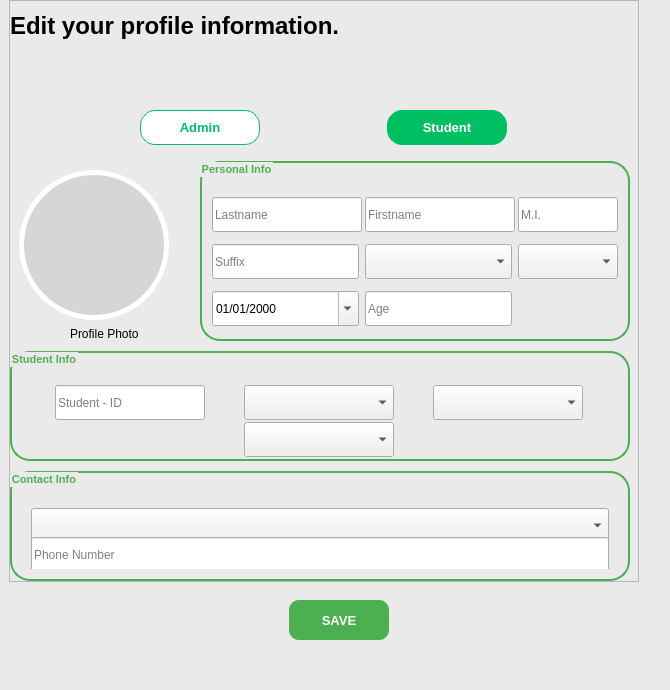
<?xml version="1.0" encoding="UTF-8"?>
<ui version="4.0">
 <class>Dialog</class>
 <widget class="QDialog" name="Dialog">
  <property name="geometry">
   <rect>
    <x>0</x>
    <y>0</y>
    <width>670</width>
    <height>690</height>
   </rect>
  </property>
  <property name="minimumSize">
   <size>
    <width>670</width>
    <height>690</height>
   </size>
  </property>
  <property name="maximumSize">
   <size>
    <width>670</width>
    <height>690</height>
   </size>
  </property>
  <property name="windowTitle">
   <string>Update Profile</string>
  </property>
  <property name="windowIcon">
   <iconset resource="res.qrc">
    <normaloff>:/images/Screenshot 2025-11-16 184411.png</normaloff>:/images/Screenshot 2025-11-16 184411.png</iconset>
  </property>
  <property name="modal">
   <bool>false</bool>
  </property>
  <layout class="QVBoxLayout" name="verticalLayout">
   <property name="spacing">
    <number>0</number>
   </property>
   <property name="leftMargin">
    <number>0</number>
   </property>
   <property name="topMargin">
    <number>0</number>
   </property>
   <property name="rightMargin">
    <number>0</number>
   </property>
   <property name="bottomMargin">
    <number>0</number>
   </property>
   <item>
    <widget class="QWidget" name="widget_4" native="true">
     <property name="minimumSize">
      <size>
       <width>0</width>
       <height>0</height>
      </size>
     </property>
     <property name="styleSheet">
      <string notr="true">#widget_4{
	background-color: rgb(234, 234, 234);
}</string>
     </property>
     <layout class="QVBoxLayout" name="verticalLayout_5">
      <property name="spacing">
       <number>0</number>
      </property>
      <property name="topMargin">
       <number>0</number>
      </property>
      <property name="rightMargin">
       <number>0</number>
      </property>
      <property name="bottomMargin">
       <number>0</number>
      </property>
      <item alignment="Qt::AlignTop">
       <widget class="QFrame" name="frame">
        <property name="minimumSize">
         <size>
          <width>0</width>
          <height>550</height>
         </size>
        </property>
        <property name="maximumSize">
         <size>
          <width>630</width>
          <height>600</height>
         </size>
        </property>
        <property name="layoutDirection">
         <enum>Qt::LeftToRight</enum>
        </property>
        <property name="styleSheet">
         <string notr="true"/>
        </property>
        <property name="frameShape">
         <enum>QFrame::StyledPanel</enum>
        </property>
        <property name="frameShadow">
         <enum>QFrame::Raised</enum>
        </property>
        <layout class="QVBoxLayout" name="verticalLayout_2">
         <property name="spacing">
          <number>10</number>
         </property>
         <property name="leftMargin">
          <number>0</number>
         </property>
         <property name="topMargin">
          <number>0</number>
         </property>
         <property name="rightMargin">
          <number>0</number>
         </property>
         <property name="bottomMargin">
          <number>0</number>
         </property>
         <item alignment="Qt::AlignTop">
          <widget class="QLabel" name="Title">
           <property name="minimumSize">
            <size>
             <width>0</width>
             <height>50</height>
            </size>
           </property>
           <property name="maximumSize">
            <size>
             <width>16777215</width>
             <height>90</height>
            </size>
           </property>
           <property name="font">
            <font>
             <pointsize>18</pointsize>
             <weight>75</weight>
             <bold>true</bold>
            </font>
           </property>
           <property name="text">
            <string>Edit your profile information.</string>
           </property>
          </widget>
         </item>
         <item>
          <spacer name="verticalSpacer_3">
           <property name="orientation">
            <enum>Qt::Vertical</enum>
           </property>
           <property name="sizeHint" stdset="0">
            <size>
             <width>20</width>
             <height>40</height>
            </size>
           </property>
          </spacer>
         </item>
         <item>
          <widget class="QWidget" name="widget_5" native="true">
           <property name="minimumSize">
            <size>
             <width>0</width>
             <height>50</height>
            </size>
           </property>
           <property name="maximumSize">
            <size>
             <width>16777215</width>
             <height>50</height>
            </size>
           </property>
           <property name="styleSheet">
            <string notr="true">QPushButton {
    background-color: white;
    border: 1px solid rgb(0, 191, 99);
	color: rgb(0, 191, 99);
    border-radius: 15px;
}

QPushButton:hover {
    background-color: rgb(235, 255, 245);
}

QPushButton:checked {
    background-color: rgb(0, 191, 99);
	color: #ffffff;
}</string>
           </property>
           <layout class="QHBoxLayout" name="horizontalLayout_2">
            <item>
             <widget class="QPushButton" name="adminbtn">
              <property name="minimumSize">
               <size>
                <width>120</width>
                <height>35</height>
               </size>
              </property>
              <property name="maximumSize">
               <size>
                <width>120</width>
                <height>35</height>
               </size>
              </property>
              <property name="font">
               <font>
                <pointsize>10</pointsize>
                <weight>75</weight>
                <bold>true</bold>
               </font>
              </property>
              <property name="text">
               <string>Admin</string>
              </property>
              <property name="icon">
               <iconset resource="res.qrc">
                <normaloff>:/images/administrator.png</normaloff>
                <normalon>:/images/administrator (1).png</normalon>:/images/administrator.png</iconset>
              </property>
              <property name="checkable">
               <bool>true</bool>
              </property>
              <property name="checked">
               <bool>false</bool>
              </property>
              <property name="autoExclusive">
               <bool>true</bool>
              </property>
             </widget>
            </item>
            <item>
             <widget class="QPushButton" name="studentbtn">
              <property name="minimumSize">
               <size>
                <width>120</width>
                <height>35</height>
               </size>
              </property>
              <property name="maximumSize">
               <size>
                <width>120</width>
                <height>35</height>
               </size>
              </property>
              <property name="font">
               <font>
                <pointsize>10</pointsize>
                <weight>75</weight>
                <bold>true</bold>
               </font>
              </property>
              <property name="text">
               <string>Student</string>
              </property>
              <property name="icon">
               <iconset resource="res.qrc">
                <normaloff>:/images/student.png</normaloff>
                <normalon>:/images/student (1).png</normalon>:/images/student.png</iconset>
              </property>
              <property name="checkable">
               <bool>true</bool>
              </property>
              <property name="checked">
               <bool>true</bool>
              </property>
              <property name="autoExclusive">
               <bool>true</bool>
              </property>
             </widget>
            </item>
           </layout>
          </widget>
         </item>
         <item>
          <widget class="QWidget" name="widget_2" native="true">
           <property name="minimumSize">
            <size>
             <width>620</width>
             <height>180</height>
            </size>
           </property>
           <property name="maximumSize">
            <size>
             <width>620</width>
             <height>180</height>
            </size>
           </property>
           <layout class="QGridLayout" name="gridLayout">
            <property name="leftMargin">
             <number>0</number>
            </property>
            <property name="topMargin">
             <number>0</number>
            </property>
            <property name="rightMargin">
             <number>0</number>
            </property>
            <property name="bottomMargin">
             <number>0</number>
            </property>
            <property name="spacing">
             <number>0</number>
            </property>
            <item row="0" column="0">
             <widget class="QWidget" name="widget_6" native="true">
              <property name="minimumSize">
               <size>
                <width>0</width>
                <height>190</height>
               </size>
              </property>
              <property name="maximumSize">
               <size>
                <width>16777215</width>
                <height>190</height>
               </size>
              </property>
              <layout class="QVBoxLayout" name="verticalLayout_3">
               <item>
                <widget class="QLabel" name="profilephoto">
                 <property name="minimumSize">
                  <size>
                   <width>150</width>
                   <height>150</height>
                  </size>
                 </property>
                 <property name="maximumSize">
                  <size>
                   <width>150</width>
                   <height>150</height>
                  </size>
                 </property>
                 <property name="styleSheet">
                  <string notr="true">border-radius: 75px;
background-color: rgb(214, 214, 214);
border: 5px solid white;
</string>
                 </property>
                 <property name="text">
                  <string/>
                 </property>
                 <property name="pixmap">
                  <pixmap resource="res.qrc">:/images/profilephoto.png</pixmap>
                 </property>
                 <property name="scaledContents">
                  <bool>true</bool>
                 </property>
                </widget>
               </item>
               <item alignment="Qt::AlignHCenter">
                <widget class="QLabel" name="label_4">
                 <property name="minimumSize">
                  <size>
                   <width>0</width>
                   <height>16</height>
                  </size>
                 </property>
                 <property name="maximumSize">
                  <size>
                   <width>16777215</width>
                   <height>16</height>
                  </size>
                 </property>
                 <property name="text">
                  <string>Profile Photo</string>
                 </property>
                </widget>
               </item>
              </layout>
             </widget>
            </item>
            <item row="0" column="1">
             <widget class="QGroupBox" name="personalinfo">
              <property name="minimumSize">
               <size>
                <width>0</width>
                <height>160</height>
               </size>
              </property>
              <property name="maximumSize">
               <size>
                <width>430</width>
                <height>16777215</height>
               </size>
              </property>
              <property name="font">
               <font>
                <pointsize>8</pointsize>
                <weight>75</weight>
                <bold>true</bold>
               </font>
              </property>
              <property name="styleSheet">
               <string notr="true">QGroupBox
{
border: 2px solid rgb(76, 175, 80);
color: rgb(76, 175, 80);
border-radius:20px;

}

QLineEdit {
border radius: 20px;
}</string>
              </property>
              <property name="title">
               <string>Personal Info</string>
              </property>
              <layout class="QGridLayout" name="gridLayout_2">
               <property name="topMargin">
                <number>15</number>
               </property>
               <property name="verticalSpacing">
                <number>10</number>
               </property>
               <item row="4" column="0">
                <widget class="QDateEdit" name="birthday">
                 <property name="minimumSize">
                  <size>
                   <width>0</width>
                   <height>35</height>
                  </size>
                 </property>
                 <property name="maximumSize">
                  <size>
                   <width>16777215</width>
                   <height>35</height>
                  </size>
                 </property>
                 <property name="displayFormat">
                  <string>MM/dd/yyyy</string>
                 </property>
                 <property name="calendarPopup">
                  <bool>true</bool>
                 </property>
                </widget>
               </item>
               <item row="0" column="0">
                <widget class="QLineEdit" name="lastname">
                 <property name="minimumSize">
                  <size>
                   <width>150</width>
                   <height>35</height>
                  </size>
                 </property>
                 <property name="maximumSize">
                  <size>
                   <width>200</width>
                   <height>35</height>
                  </size>
                 </property>
                 <property name="placeholderText">
                  <string>Lastname</string>
                 </property>
                </widget>
               </item>
               <item row="0" column="1">
                <widget class="QLineEdit" name="firstname">
                 <property name="minimumSize">
                  <size>
                   <width>150</width>
                   <height>35</height>
                  </size>
                 </property>
                 <property name="maximumSize">
                  <size>
                   <width>200</width>
                   <height>35</height>
                  </size>
                 </property>
                 <property name="placeholderText">
                  <string>Firstname</string>
                 </property>
                </widget>
               </item>
               <item row="0" column="2">
                <widget class="QLineEdit" name="mi">
                 <property name="minimumSize">
                  <size>
                   <width>100</width>
                   <height>35</height>
                  </size>
                 </property>
                 <property name="maximumSize">
                  <size>
                   <width>16777215</width>
                   <height>35</height>
                  </size>
                 </property>
                 <property name="placeholderText">
                  <string>M.I.</string>
                 </property>
                </widget>
               </item>
               <item row="1" column="0">
                <widget class="QLineEdit" name="suffix">
                 <property name="minimumSize">
                  <size>
                   <width>0</width>
                   <height>35</height>
                  </size>
                 </property>
                 <property name="maximumSize">
                  <size>
                   <width>16777215</width>
                   <height>35</height>
                  </size>
                 </property>
                 <property name="placeholderText">
                  <string>Suffix</string>
                 </property>
                </widget>
               </item>
               <item row="1" column="1">
                <widget class="QComboBox" name="civilstatus">
                 <property name="minimumSize">
                  <size>
                   <width>0</width>
                   <height>35</height>
                  </size>
                 </property>
                 <property name="maximumSize">
                  <size>
                   <width>16777215</width>
                   <height>35</height>
                  </size>
                 </property>
                 <property name="editable">
                  <bool>false</bool>
                 </property>
                 <property name="currentText">
                  <string/>
                 </property>
                 <property name="currentIndex">
                  <number>-1</number>
                 </property>
                </widget>
               </item>
               <item row="1" column="2">
                <widget class="QComboBox" name="sex">
                 <property name="minimumSize">
                  <size>
                   <width>0</width>
                   <height>35</height>
                  </size>
                 </property>
                 <property name="maximumSize">
                  <size>
                   <width>16777215</width>
                   <height>35</height>
                  </size>
                 </property>
                </widget>
               </item>
               <item row="4" column="1">
                <widget class="QLineEdit" name="age">
                 <property name="minimumSize">
                  <size>
                   <width>0</width>
                   <height>35</height>
                  </size>
                 </property>
                 <property name="maximumSize">
                  <size>
                   <width>16777215</width>
                   <height>35</height>
                  </size>
                 </property>
                 <property name="placeholderText">
                  <string>Age</string>
                 </property>
                </widget>
               </item>
              </layout>
             </widget>
            </item>
           </layout>
          </widget>
         </item>
         <item>
          <widget class="QGroupBox" name="studentinfo">
           <property name="minimumSize">
            <size>
             <width>620</width>
             <height>110</height>
            </size>
           </property>
           <property name="maximumSize">
            <size>
             <width>620</width>
             <height>110</height>
            </size>
           </property>
           <property name="font">
            <font>
             <pointsize>8</pointsize>
             <weight>75</weight>
             <bold>true</bold>
            </font>
           </property>
           <property name="layoutDirection">
            <enum>Qt::LeftToRight</enum>
           </property>
           <property name="styleSheet">
            <string notr="true">QGroupBox
{
border: 2px solid rgb(76, 175, 80);
color: rgb(76, 175, 80);
border-radius:20px;
}

QLineEdit {
border radius: 20px;
}</string>
           </property>
           <property name="title">
            <string>Student Info</string>
           </property>
           <layout class="QGridLayout" name="gridLayout_3">
            <property name="topMargin">
             <number>15</number>
            </property>
            <property name="verticalSpacing">
             <number>10</number>
            </property>
            <item row="0" column="2">
             <widget class="QComboBox" name="program">
              <property name="minimumSize">
               <size>
                <width>150</width>
                <height>35</height>
               </size>
              </property>
              <property name="maximumSize">
               <size>
                <width>150</width>
                <height>35</height>
               </size>
              </property>
             </widget>
            </item>
            <item row="0" column="1">
             <widget class="QComboBox" name="college">
              <property name="minimumSize">
               <size>
                <width>150</width>
                <height>35</height>
               </size>
              </property>
              <property name="maximumSize">
               <size>
                <width>150</width>
                <height>35</height>
               </size>
              </property>
             </widget>
            </item>
            <item row="0" column="0">
             <widget class="QLineEdit" name="studentID">
              <property name="minimumSize">
               <size>
                <width>150</width>
                <height>35</height>
               </size>
              </property>
              <property name="maximumSize">
               <size>
                <width>150</width>
                <height>35</height>
               </size>
              </property>
              <property name="placeholderText">
               <string>Student - ID</string>
              </property>
             </widget>
            </item>
            <item row="2" column="1">
             <widget class="QComboBox" name="yearlevel">
              <property name="minimumSize">
               <size>
                <width>150</width>
                <height>35</height>
               </size>
              </property>
              <property name="maximumSize">
               <size>
                <width>150</width>
                <height>35</height>
               </size>
              </property>
             </widget>
            </item>
           </layout>
          </widget>
         </item>
         <item>
          <widget class="QGroupBox" name="contactinfo">
           <property name="minimumSize">
            <size>
             <width>620</width>
             <height>110</height>
            </size>
           </property>
           <property name="maximumSize">
            <size>
             <width>620</width>
             <height>110</height>
            </size>
           </property>
           <property name="font">
            <font>
             <pointsize>8</pointsize>
             <weight>75</weight>
             <bold>true</bold>
            </font>
           </property>
           <property name="styleSheet">
            <string notr="true">QGroupBox
{
border: 2px solid rgb(76, 175, 80);
color: rgb(76, 175, 80);
border-radius:20px;
}

QLineEdit {
border radius: 20px;
}</string>
           </property>
           <property name="title">
            <string>Contact Info</string>
           </property>
           <layout class="QHBoxLayout" name="horizontalLayout">
            <property name="spacing">
             <number>10</number>
            </property>
            <property name="topMargin">
             <number>9</number>
            </property>
            <property name="bottomMargin">
             <number>9</number>
            </property>
            <item>
             <widget class="QWidget" name="widget_3" native="true">
              <layout class="QVBoxLayout" name="verticalLayout_6">
               <item>
                <widget class="QComboBox" name="municipality">
                 <property name="minimumSize">
                  <size>
                   <width>0</width>
                   <height>35</height>
                  </size>
                 </property>
                 <property name="maximumSize">
                  <size>
                   <width>16777215</width>
                   <height>35</height>
                  </size>
                 </property>
                </widget>
               </item>
               <item>
                <widget class="QLineEdit" name="phoneno">
                 <property name="minimumSize">
                  <size>
                   <width>0</width>
                   <height>35</height>
                  </size>
                 </property>
                 <property name="maximumSize">
                  <size>
                   <width>16777215</width>
                   <height>35</height>
                  </size>
                 </property>
                 <property name="maxLength">
                  <number>11</number>
                 </property>
                 <property name="placeholderText">
                  <string>Phone Number</string>
                 </property>
                </widget>
               </item>
              </layout>
             </widget>
            </item>
           </layout>
          </widget>
         </item>
        </layout>
        <zorder>contactinfo</zorder>
        <zorder>widget_2</zorder>
        <zorder>studentinfo</zorder>
        <zorder>widget_5</zorder>
        <zorder>Title</zorder>
        <zorder>verticalSpacer_3</zorder>
       </widget>
      </item>
      <item alignment="Qt::AlignHCenter">
       <widget class="QPushButton" name="savebtn">
        <property name="minimumSize">
         <size>
          <width>100</width>
          <height>40</height>
         </size>
        </property>
        <property name="maximumSize">
         <size>
          <width>100</width>
          <height>40</height>
         </size>
        </property>
        <property name="font">
         <font>
          <pointsize>10</pointsize>
          <weight>75</weight>
          <bold>true</bold>
         </font>
        </property>
        <property name="styleSheet">
         <string notr="true">QPushButton {
background-color: rgb(76, 175, 80);
border-radius: 10px;
color: white;
}

QPushButton:hover{
background-color: rgb(88, 203, 92);
}

QPushButton:pressed {
background-color: white;
border: 1px solid rgb(76, 175, 80);
color: rgb(76, 175, 80);
}</string>
        </property>
        <property name="text">
         <string>SAVE</string>
        </property>
       </widget>
      </item>
      <item>
       <spacer name="verticalSpacer">
        <property name="orientation">
         <enum>Qt::Vertical</enum>
        </property>
        <property name="sizeType">
         <enum>QSizePolicy::Fixed</enum>
        </property>
        <property name="sizeHint" stdset="0">
         <size>
          <width>30</width>
          <height>50</height>
         </size>
        </property>
       </spacer>
      </item>
     </layout>
    </widget>
   </item>
  </layout>
 </widget>
 <resources>
  <include location="res.qrc"/>
  <include location="res.qrc"/>
 </resources>
 <connections>
  <connection>
   <sender>adminbtn</sender>
   <signal>toggled(bool)</signal>
   <receiver>studentinfo</receiver>
   <slot>setHidden(bool)</slot>
   <hints>
    <hint type="sourcelabel">
     <x>240</x>
     <y>195</y>
    </hint>
    <hint type="destinationlabel">
     <x>235</x>
     <y>431</y>
    </hint>
   </hints>
  </connection>
  <connection>
   <sender>studentbtn</sender>
   <signal>toggled(bool)</signal>
   <receiver>studentinfo</receiver>
   <slot>setVisible(bool)</slot>
   <hints>
    <hint type="sourcelabel">
     <x>460</x>
     <y>204</y>
    </hint>
    <hint type="destinationlabel">
     <x>445</x>
     <y>449</y>
    </hint>
   </hints>
  </connection>
 </connections>
</ui>
